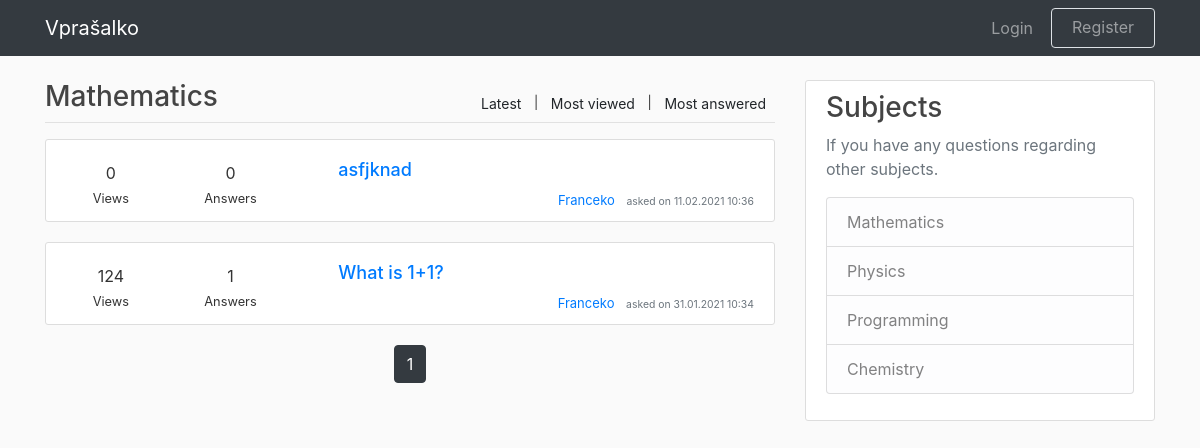
Page /home on the earlier database version.
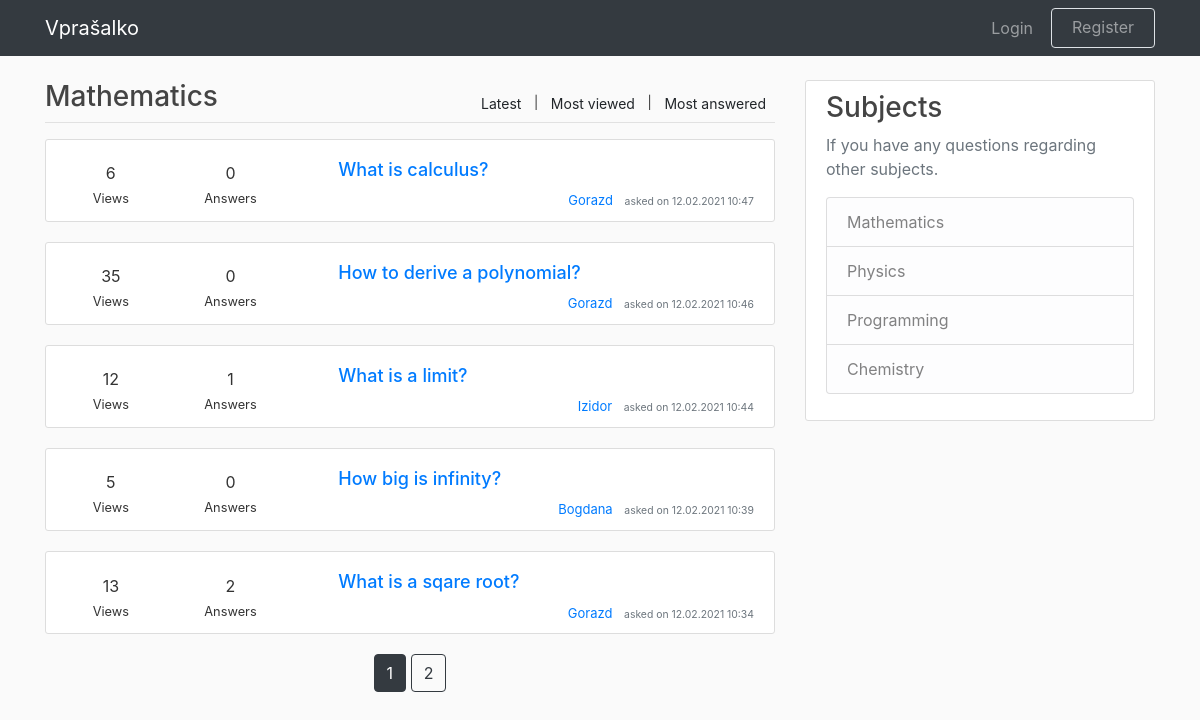
Same page on the later database version.
### application/models.py (models this page shows, shortened)
class Question(db.Model, UserMixin):
    id = db.Column(db.Integer, primary_key=True)
    title = db.Column(db.String(100), nullable=False)
    date_posted = db.Column(db.DateTime, nullable=False, default=datetime.utcnow)
    content = db.Column(db.Text, nullable=False)
    views = db.Column(db.Integer, default=0)
    num_answers = db.Column(db.Integer, default=0)
    user_id = db.Column(db.Integer, db.ForeignKey('user.id'), nullable=False)
    answers = db.relationship("Answer", backref="title", lazy=True, cascade="all, delete-orphan")

class User(db.Model, UserMixin):
    id = db.Column(db.Integer, primary_key=True)
    username = db.Column(db.String(15), unique=True, nullable=False)
    email = db.Column(db.String(120), unique=True, nullable=False)
    password = db.Column(db.String(20), nullable=False)
    description = db.Column(db.String(300), nullable=False, default="No description yet.")
    questions = db.relationship('Question', backref='author', lazy=True)
    answers = db.relationship('Answer', backref='author', lazy=True)

### application/routes.py (the view)
@app.route("/")
@app.route("/home")
def home():
    page = request.args.get("page", default=1, type=int)
    questions = Question.query.order_by(Question.date_posted.desc()).paginate(page=page, per_page=5)
    return render_template("home.html", questions=questions)

### application/templates/home.html
{% extends "layout.html" %}
{% block content %}
    <div class="col-md-8 pd-0 mg-0">
        <div class="forum-title">
            <div class="float-right forum-desc filter">
                <small>
                    <a class="btn btn-sm btn-custom" href="/"> Latest</a> |
                    <a class="btn btn-sm btn-custom" href="{{ url_for('most_viewed') }}">Most viewed</a> |
                    <a class="btn btn-sm btn-custom" href="{{ url_for('most_answered') }}">Most answered</a>
                </small>
            </div>
            <h3>Mathematics</h3>
        </div>
        <hr class="title-line">
        {% for question in questions.items %}
            <article class="media content-section">
                <div class="media-body">
                    <div class="row">
                        <div class="col-md-2 question-info mt-auto mb-auto">
                            <span class="likes-number">{{ question.views }}</span>
                            <div>
                                <small>Views</small>
                            </div>
                        </div>
                        <div class="col-md-2 question-info mt-auto mb-auto">
                            <span class="answers-number">{{ question.num_answers }}</span>
                            <div>
                                <small>Answers</small>
                            </div>
                        </div>
                        <div class="col-md-8 pl-5">
                            <h3><a class="article-title" href="{{ url_for('question_post', question_id=question.id) }}">{{ question.title }}</a></h3>
                            <div class="article-metadata article-info">
                                <a class="mr-2" href="{{ url_for('user_profile', username=question.author.username) }}">{{ question.author.username }}</a>
                                <small class="text-muted">asked on {{ question.date_posted.strftime('%d.%m.%Y %H:%M') }}</small>
                            </div>
                        </div>
                    </div>
                </div>
            </article>
        {% endfor %}
        <div class="page-align">
            {% for page_num in questions.iter_pages(left_edge=1, right_edge=1, left_current=1, right_current=2) %}
                {% if page_num %}
                    {% if questions.page == page_num %}
                        <a class="btn btn-dark mb-4" href="{{ url_for('home', page=page_num) }}">{{ page_num }}</a>
                    {% else %}
                        <a class="btn btn-outline-dark mb-4" href="{{ url_for('home', page=page_num) }}">{{ page_num }}</a>
                    {% endif %}
                {% else %}
                    ...
                {% endif %}
            {% endfor %}
        </div>
    </div>
    {% include "sidebar.html" %}
{% endblock content %}

Differences in the rows shown:
no longer on this page (row edited): Question: views "0", num_answers "0", title "asfjknad", author.username "Franceko", date_posted "11.02.2021 10:36"
no longer on this page (row edited): Question: views "124", num_answers "1", title "What is 1+1?", author.username "Franceko", date_posted "31.01.2021 10:34"
added Question: views "6", num_answers "0", title "What is calculus?", author.username "Gorazd", date_posted "12.02.2021 10:47"
added Question: views "35", num_answers "0", title "How to derive a polynomial?", author.username "Gorazd", date_posted "12.02.2021 10:46"
added Question: views "12", num_answers "1", title "What is a limit?", author.username "Izidor", date_posted "12.02.2021 10:44"
added Question: views "5", num_answers "0", title "How big is infinity?", author.username "Bogdana", date_posted "12.02.2021 10:39"
added Question: views "13", num_answers "2", title "What is a sqare root?", author.username "Gorazd", date_posted "12.02.2021 10:34"
Other differences:
new list line: "2"
